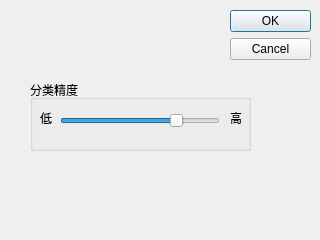
<?xml version="1.0" encoding="UTF-8"?>
<ui version="4.0">
 <class>OptionsDialog</class>
 <widget class="QDialog" name="OptionsDialog">
  <property name="geometry">
   <rect>
    <x>0</x>
    <y>0</y>
    <width>320</width>
    <height>240</height>
   </rect>
  </property>
  <property name="windowTitle">
   <string>选项</string>
  </property>
  <property name="modal">
   <bool>true</bool>
  </property>
  <widget class="QDialogButtonBox" name="buttonBox">
   <property name="geometry">
    <rect>
     <x>230</x>
     <y>10</y>
     <width>81</width>
     <height>221</height>
    </rect>
   </property>
   <property name="orientation">
    <enum>Qt::Vertical</enum>
   </property>
   <property name="standardButtons">
    <set>QDialogButtonBox::Cancel|QDialogButtonBox::Ok</set>
   </property>
  </widget>
  <widget class="QGroupBox" name="groupBox">
   <property name="geometry">
    <rect>
     <x>30</x>
     <y>80</y>
     <width>221</width>
     <height>71</height>
    </rect>
   </property>
   <property name="title">
    <string>分类精度</string>
   </property>
   <widget class="QSlider" name="threshold_hSlider">
    <property name="geometry">
     <rect>
      <x>30</x>
      <y>30</y>
      <width>160</width>
      <height>22</height>
     </rect>
    </property>
    <property name="minimum">
     <number>80</number>
    </property>
    <property name="maximum">
     <number>100</number>
    </property>
    <property name="pageStep">
     <number>10</number>
    </property>
    <property name="sliderPosition">
     <number>95</number>
    </property>
    <property name="orientation">
     <enum>Qt::Horizontal</enum>
    </property>
   </widget>
   <widget class="QLabel" name="label">
    <property name="geometry">
     <rect>
      <x>10</x>
      <y>30</y>
      <width>21</width>
      <height>16</height>
     </rect>
    </property>
    <property name="text">
     <string>低</string>
    </property>
   </widget>
   <widget class="QLabel" name="label_2">
    <property name="geometry">
     <rect>
      <x>200</x>
      <y>30</y>
      <width>21</width>
      <height>16</height>
     </rect>
    </property>
    <property name="text">
     <string>高</string>
    </property>
   </widget>
   <widget class="QLabel" name="thresholdvalue_Label">
    <property name="geometry">
     <rect>
      <x>90</x>
      <y>50</y>
      <width>41</width>
      <height>16</height>
     </rect>
    </property>
    <property name="text">
     <string/>
    </property>
   </widget>
  </widget>
 </widget>
 <resources/>
 <connections>
  <connection>
   <sender>buttonBox</sender>
   <signal>rejected()</signal>
   <receiver>OptionsDialog</receiver>
   <slot>reject()</slot>
   <hints>
    <hint type="sourcelabel">
     <x>316</x>
     <y>260</y>
    </hint>
    <hint type="destinationlabel">
     <x>286</x>
     <y>274</y>
    </hint>
   </hints>
  </connection>
 </connections>
</ui>
